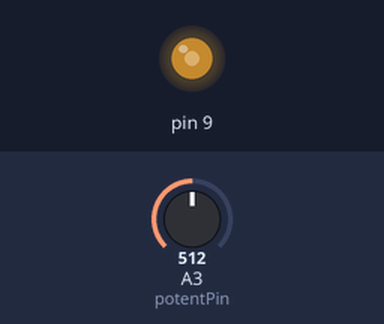
This sketch was run on a simulated Arduino Uno, built with avr-gcc and run on an emulated ATmega328P. On the bench: output pins drawn as LEDs (lit = HIGH). Inputs (shaded band) come from the test bench; at power-on: A3 (potentPin) = 512.

Above: at 1.2 s.
1.3 s: A3 (potentPin) set to 716
At 2.0 s:
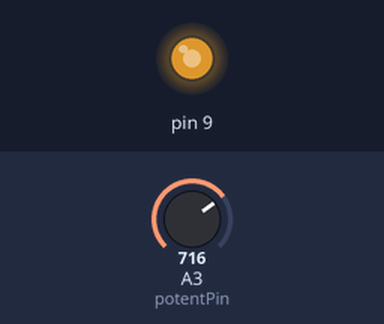
2.8 s: A3 (potentPin) set to 900
At 3.2 s:
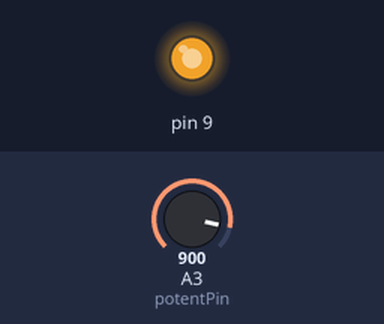
4.3 s: A3 (potentPin) set to 122
At 5.5 s:
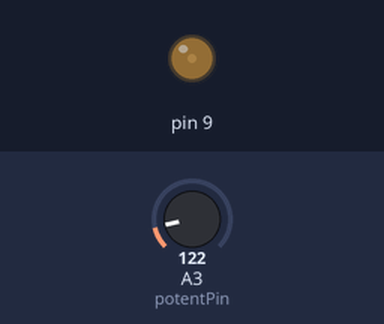
5.8 s: A3 (potentPin) set to 0
At 6.6 s:
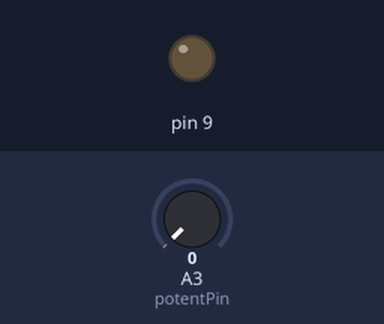
7.3 s: A3 (potentPin) set to 511
At 7.8 s:
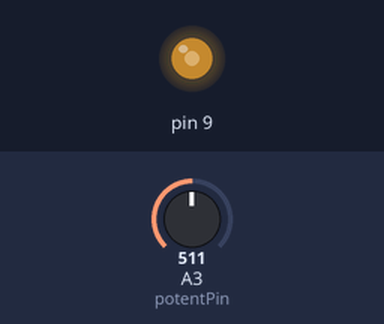
Timing chart, 0 to 9.8 s (numbered marks = the images above; inputs shaded):
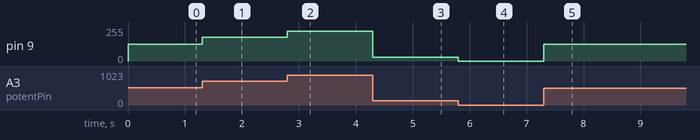

The sketch:

sketch_jun17a.ino
```cpp
int potentPin = A3, potentRead, brightness;

void setup() {
  pinMode(potentPin, INPUT);
  Serial.begin(9600);
}

void loop() {
  //set potentRead to values inputted from potentiometer
  potentRead = analogRead(potentPin);

 //convert potentiometer reading range 0-1023 to approx. voltage 0-5V.
  brightness = map(potentRead, 0, 1023, 0, 255);

  analogWrite(9, brightness);
}
```

Measured:
- after the input at 1.3 s, pin 9: 127/255 → 178/255 at once
- after the input at 2.8 s, pin 9: 178/255 → 224/255 at once
- after the input at 4.3 s, pin 9: 224/255 → 30/255 at once
- after the input at 5.8 s, pin 9: 30/255 → 0/255 at once
- after the input at 7.3 s, pin 9: 0/255 → 127/255 at once
